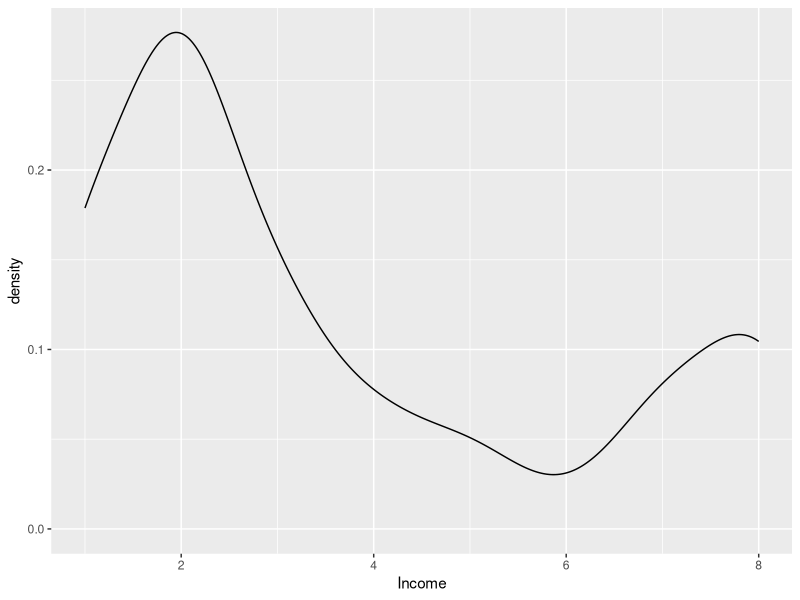
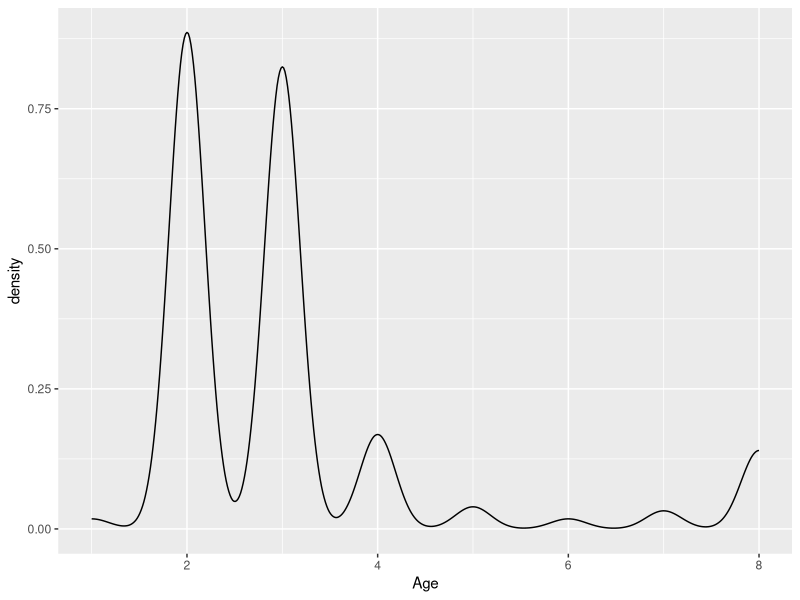
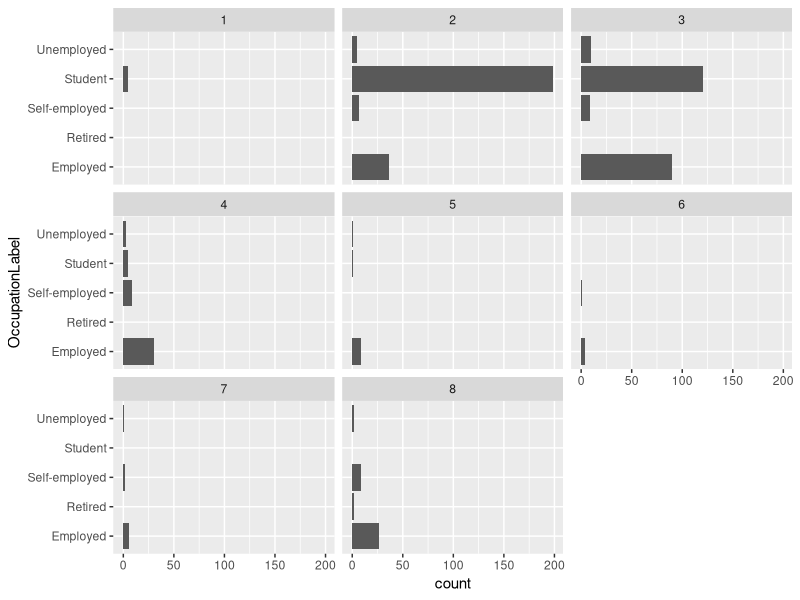

Reproduce these figures in R, in order.
library(tidyverse)
library(psych)
library(skimr)
data = read.csv("../indivData.csv")

skim(data)
head(data)

#lets do some exploratory data anaylsis

#1 check where people are from

count(data, Residence) %>% arrange(desc(n))

# most of them are from germany

## lets check income distribution

ggplot(data, aes(x = Income)) + geom_density()

##  how they are occupied by gender
count(data, OccupationLabel, GenderLabel)

## lets check age
ggplot(data, aes(x = Age)) + geom_density()

# all kinds of people mainly 18-24 and 25-29

## lets find occupation by age
ggplot(data, aes(x = OccupationLabel)) + geom_bar() + facet_wrap(~Age) + 
  coord_flip()

## most people dont own Items
count(data, Own, GenderLabel)

## mainly males own speakers, but also mostly males were questioned.
count(data, Own, IntentToBuy)

